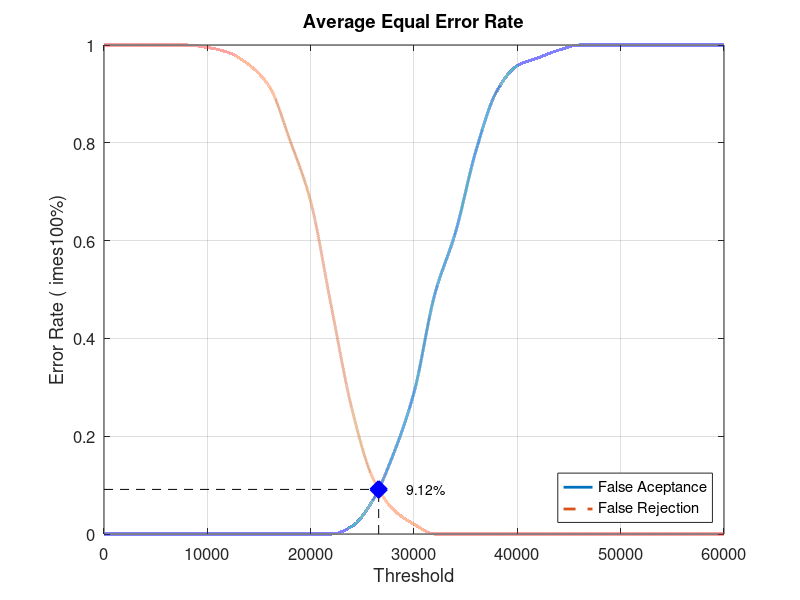
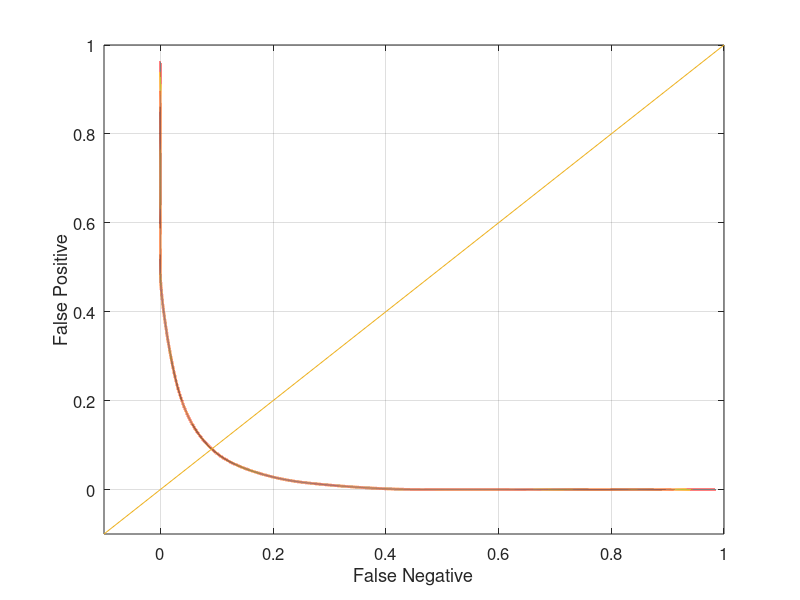

Write MATLAB code to recreate these figures, in order.
close all;
clear;
clc;
x = 0:2000:60000;
xq = 0:0.5:60000;

y0 = [0 0 0 0 0 0 0 0 0 0 0 0 0.0157895 0.0684211 0.163158 0.289474 0.489474 0.615789 0.784211 0.905263 0.957895 0.973684 0.989474 1 1 1 1 1 1 1 1]
yy0 = interp1(x, y0, xq, 'pchip');
y1 = [1 1 1 1 1 0.995 0.985 0.96 0.915 0.805 0.68 0.465 0.255 0.115 0.05 0.02 0 0 0 0 0 0 0 0 0 0 0 0 0 0 0]
yy1 = interp1(x, y1, xq, 'pchip');

% Calculating EER: 
y2 = abs(y0 - y1);
find(y2 == min(y2))
yy2 = abs(yy0 - yy1);
xEER = find(yy2 == min(yy2));
xEERIndex = xq(xEER) % X-axis EER
yEER = yy0(xEER) % Y-axis EER

main = figure
plot(xq, yy0,'-','LineWidth', 2);	hold on
plot(xq, yy1,'--','LineWidth', 2);	hold on
plot([xEERIndex xEERIndex], [0 yEER], 'k--');	hold on
plot([0 xEERIndex], [yEER yEER], 'k--');	hold on
plot(xEERIndex, yEER, 'bx', 'LineWidth', 10);	hold on
text(xEERIndex + 10 * xEERIndex / 100, yEER, [num2str(round((10000 * yEER)) / 100) '%'])
legend('False Aceptance', 'False Rejection', 'Location', 'SouthEast')
xlabel('Threshold')
ylabel('Error Rate (	imes100%)')
title('Average Equal Error Rate')
set(gca, 'FontSize', 12)
axis([0 60000 0 1])
grid on

print(main, 'Database1_4Main', '-dpng');
FNRxFPR = figure('Color', [1 1 1]);
plot(yy1, yy0, '-', yy1, yy0, 'LineWidth', 2);
hold on
y = -0.1:0.1:1
plot(y, y); 
set(gca, 'FontSize', 12)
xlabel('False Negative')
ylabel('False Positive')
axis([-0.1 1 -0.1 1])
set(gca, 'FontSize', 12)
grid on

print(FNRxFPR, 'Database1_4FNRxFPR','-dpng');
